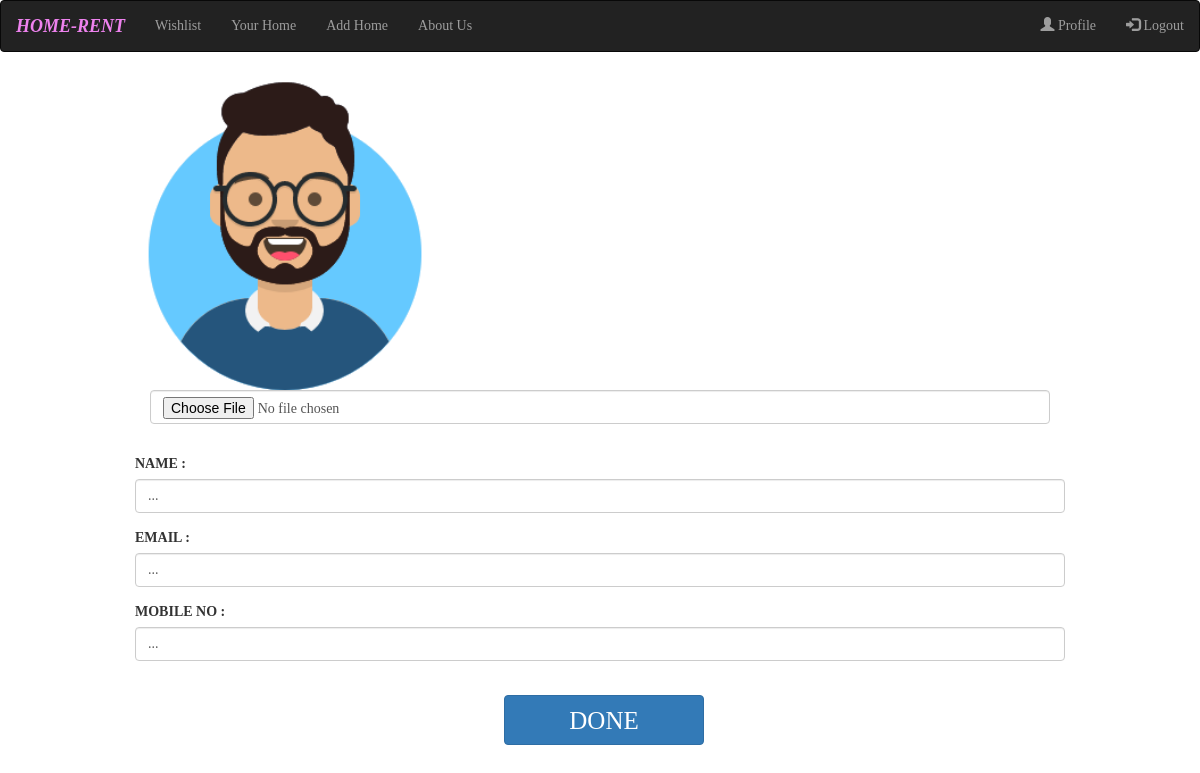
The app's page /editprofile/11/ (signed in), older data.
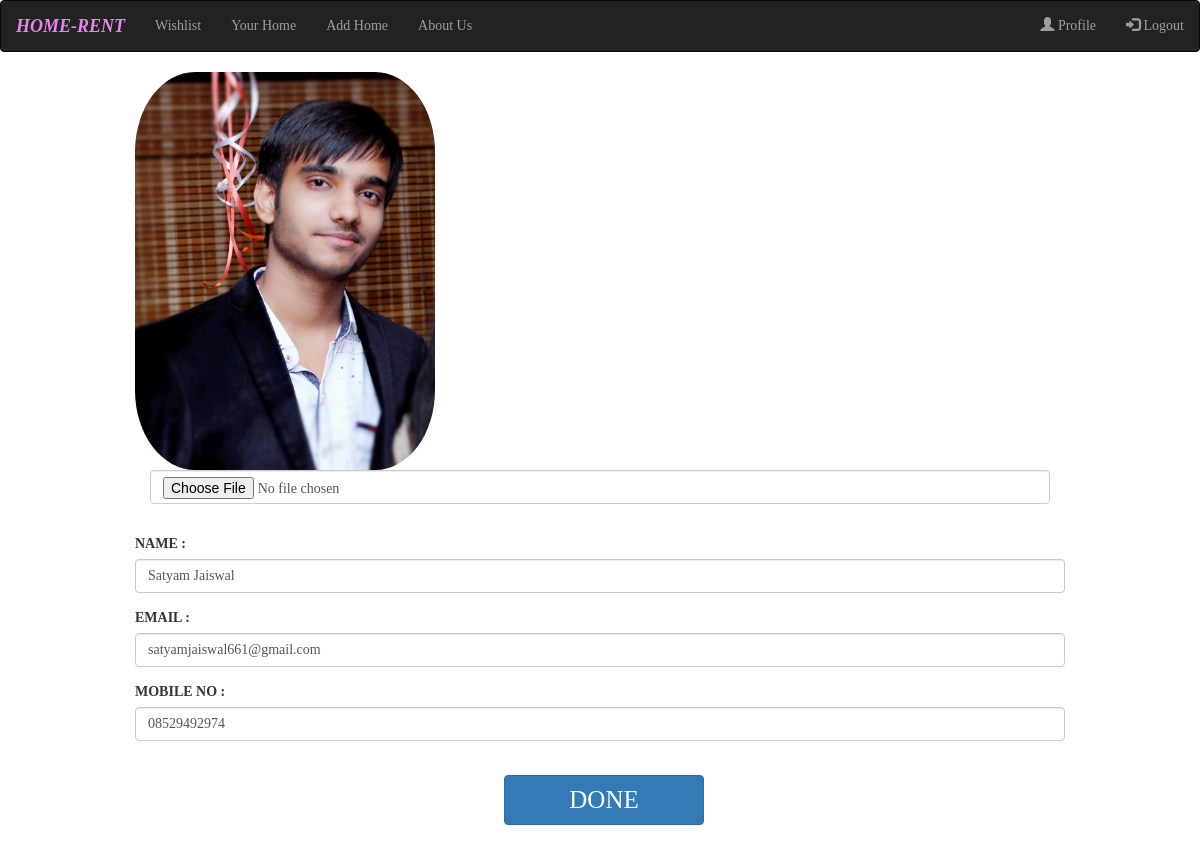
The same page, newer data.
### homeapp/models.py (models this page shows, shortened)
class extendedUser(models.Model):
    name= models.CharField(null=True,max_length=50,default= "...")
    image = models.FileField(null= True, default='user.png')
    email = models.CharField(null=True,default="...",max_length=50)
    phone_number=models.CharField(null=True,max_length=12)
    belongs_to = models.OneToOneField(User,related_name="extended_reverse",on_delete=models.CASCADE)
    home_list = models.ManyToManyField(Item,related_name="fav_home")

### homeapp/views.py (the view, shortened to what this page needs)
# urls.py: path('editprofile/<int:profile_id>/',views.editprofile),
@login_required
def editprofile(request,profile_id):
    profile = extendedUser.objects.get(id=profile_id)
    return render(request,'editprofile.html',{'obj':profile})

### templates/editprofile.html (shortened to what this page needs)
{% extends 'base.html' %}
{% block body %}
<form action="/editprofile/{{obj.id}}/" method="POST" enctype="multipart/form-data" style="margin: 0px 10%;">
  <div class="form-group col-xs-12 col-sm-12 col-md-12 col-lg-12">
      <img src="{{obj.image.url}}" style="border-radius: 20%; width: 300px; height: auto; ">
      <div class="form-group col-xs-12 col-sm-12 col-md-12 col-lg-12">
        <input type="file" class="form-control" name="image" src="{{obj.image.url}}" required>
    </div>
  </div>
  <div class="form-group col-xs-12 col-sm-12 col-md-12 col-lg-12">
    <label>NAME :</label>
    <input type="text" class="form-control" name="name" value="{{obj.name}}" required>
  </div>
  <div class="form-group col-xs-12 col-sm-12 col-md-12 col-lg-12">
    <label>EMAIL :</label>
    <input type="text" class="form-control" name="email" value="{{obj.email}}" required>
  </div>
  <div class="form-group col-xs-12 col-sm-12 col-md-12 col-lg-12">
    <label>MOBILE NO :</label>
    <input type="text" class="form-control" name="phone" value="{{obj.phone_number}}" required>
  </div>
  <br>
  <button type="submit" name="submit" class="btn btn-primary" style="margin: 2% 40%; width: 200px; height: 50px; font-size: 25px;">DONE</button>
</form>
<br>
{% endblock %}

Row changes from the older to the newer data that the page shows:
changed extendedUser: image: picture added in place of a placeholder; name "..." → "Satyam Jaiswal"; email "..." → "satyamjaiswal661@gmail.com"; phone "..." → "08529492974"
